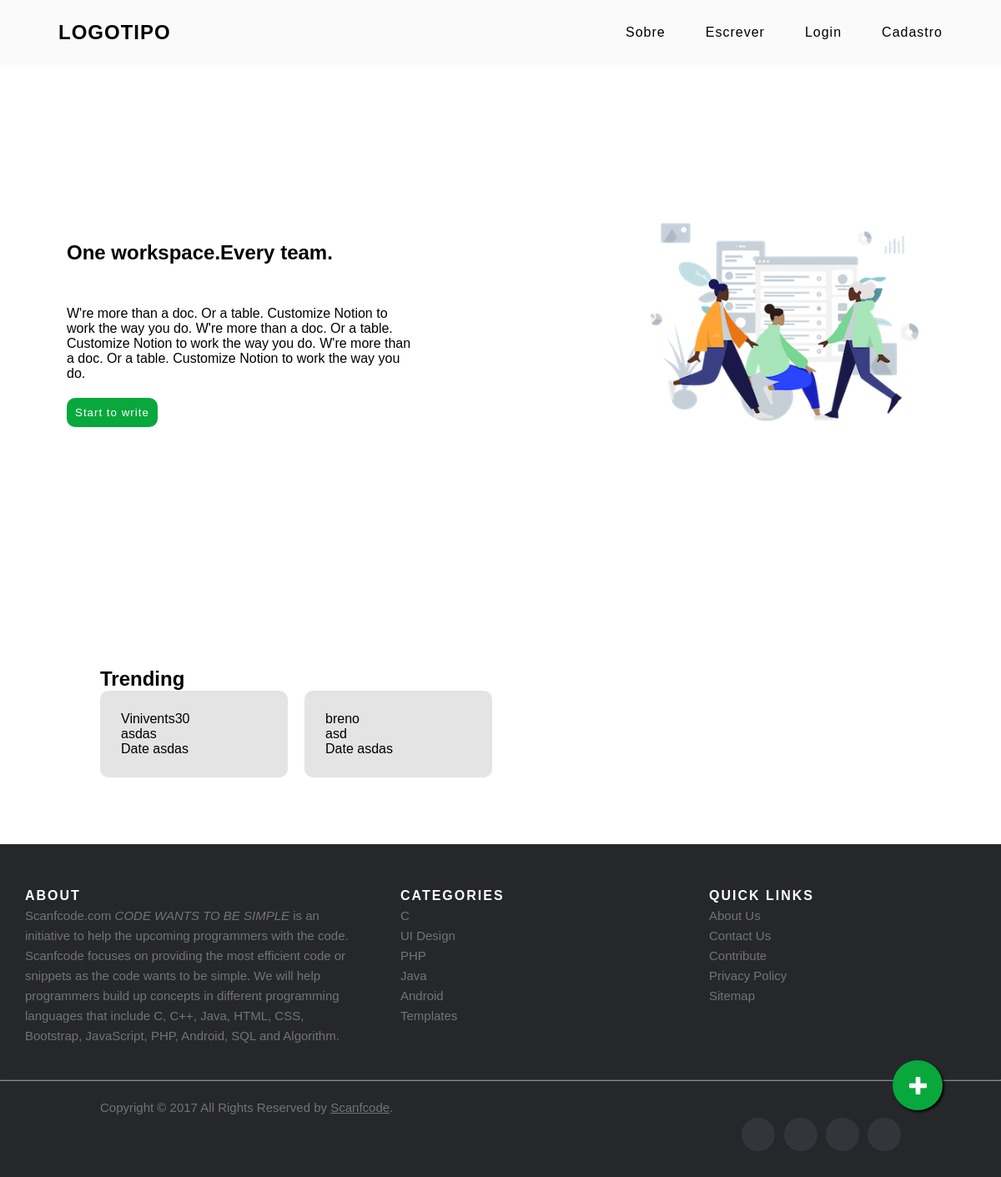
The app's page /, older data.
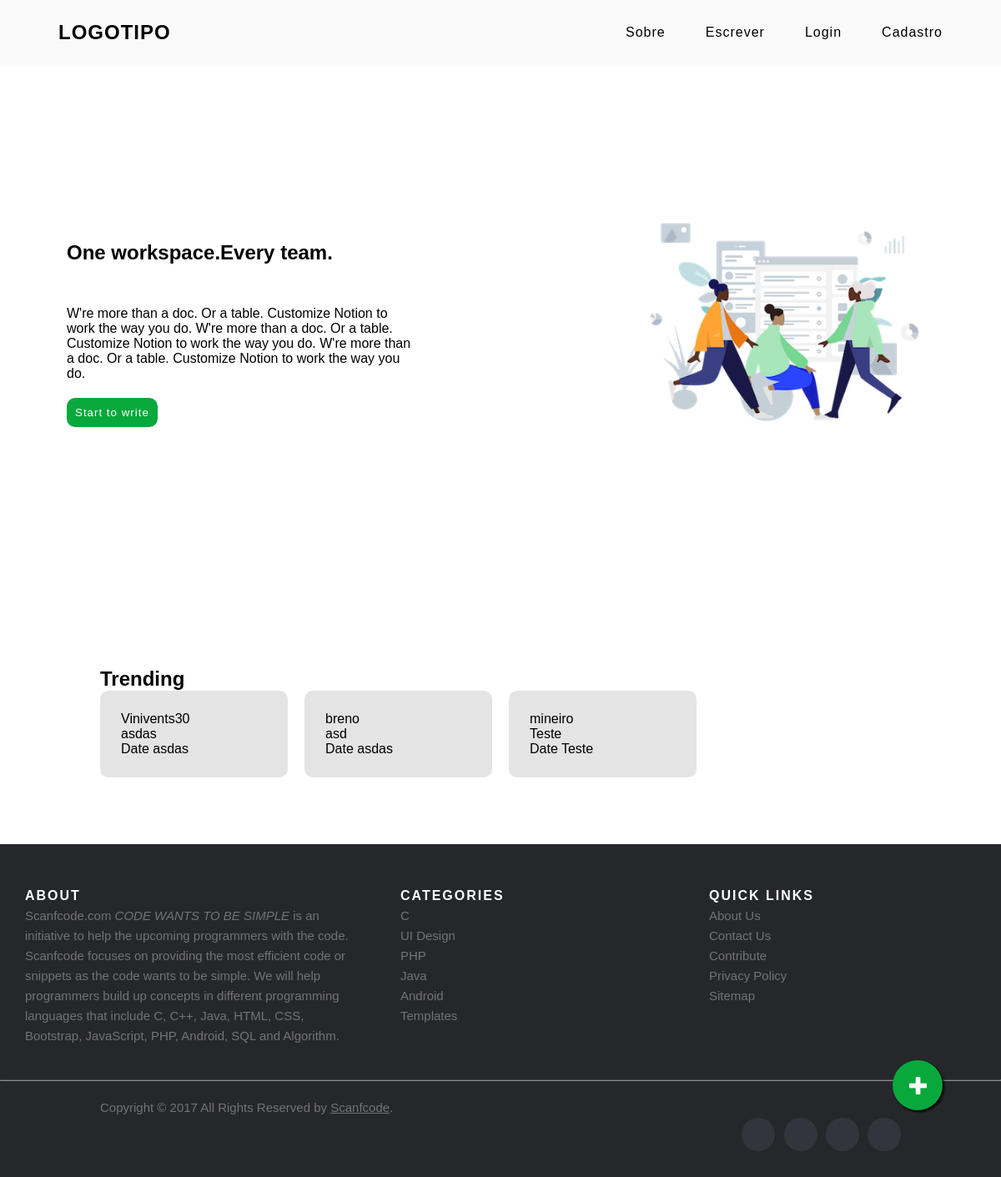
The same page, newer data.
### home/models.py (models this page shows)
class TextModel(models.Model):
    user_id = models.ForeignKey(User,on_delete=models.PROTECT)
    title = models.CharField(max_length=25)
    body = models.TextField()
    rate = models.IntegerField(default=0)
    categoria = models.CharField(max_length=25)

### home/views.py (the view)
# urls.py: path("", views.index, name="index"),
def index(request):
    textos = TextModel.objects.all()
    dados = {
        'textos':textos,
    }
    return render(request, "index.html",dados)

### home/templates/index.html (shortened to what this page needs)
{% extends 'moldes/base.html' %}
{% load static %}
{% block content %}
<link rel="stylesheet" href="{% static 'css/index.css' %}">
<body>
    {% include 'moldes/nav.html'%}
    <div class="hero">
        <div class="textHero">
            <h2>One workspace.Every team.</h2>
            <p>W're more than a doc. Or a table. Customize Notion to work the way you do.
                W're more than a doc. Or a table. Customize Notion to work the way you do.
                W're more than a doc. Or a table. Customize Notion to work the way you do.
            </p>
            <a href="{% url 'escrever' %}"><button class="btn">Start to write</button></a>
            </div>
        <div class="imageHome">
            <img src="{% static 'img/Humaaans - 3 Characters.png' %}" alt="">
        </div>
    </div>
    <div class="container">
    <h2>Trending</h2>
    <div class="cardsHome">
        {% for texto in textos %}
        <div class="singleCardHome">
            <p>{{texto.user_id}}</p>
            <p>{{texto.title}}</p>
            <p>Date  {{texto.categoria}}</p>
        </div>
        {% endfor %}
    </div>
    </div>
    <a href="{% url 'escrever' %}" class="float">
        <img src="{% static 'img/mais.png' %}">
    </a>
    {% include 'moldes/footer.html'%}
</body>
</html>
{% endblock %}

Row changes from the older to the newer data that the page shows:
added TextModel: user_id "mineiro", title "Teste", categoria "Teste"
